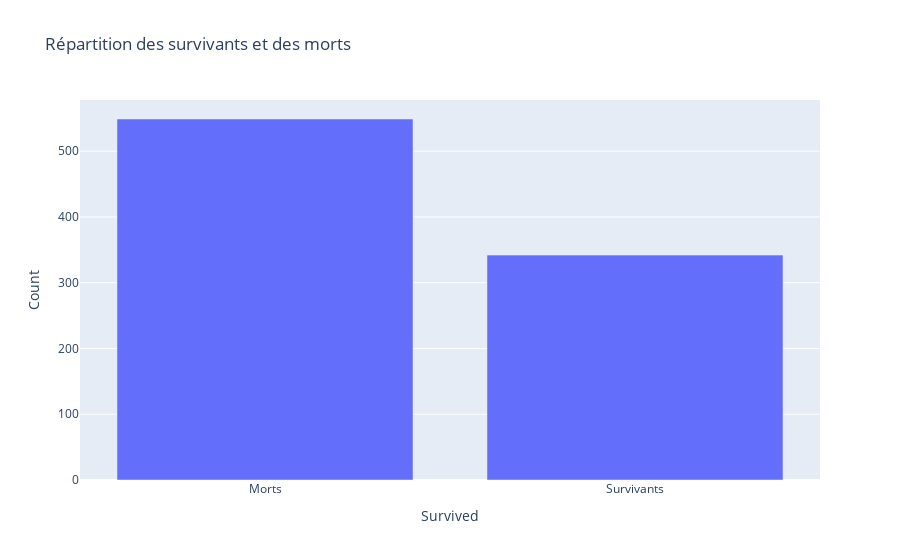

Source (notebook cell):
### Markdown cell above
# Répartition des survivants et des morts

### Code cell
import pandas as pd
import plotly.express as px

df = pd.read_csv(r'/home/fadilatou/Projet-titanic/train.csv')

# Compter le nombre de survivants et de morts
Survi = df['Survived'].value_counts().reset_index()
Survi.columns = ['Survived', 'Count']

Survi['Survived'] = Survi['Survived'].map({0: 'Morts', 1: 'Survivants'})

# Créer le graphique en barres
fig = px.bar(Survi, x='Survived', y='Count', title='Répartition des survivants et des morts')
fig.show()

### Figure 1 — Plotly figure (JSON) as saved in the notebook; plotly's stock layout.template omitted (floating-point values rounded to 4 significant figures)
{"data": [{"hovertemplate": "Survived=%{x}<br>Count=%{y}<extra></extra>", "legendgroup": "", "marker": {"color": "#636efa", "pattern": {"shape": ""}}, "name": "", "orientation": "v", "showlegend": false, "textposition": "auto", "type": "bar", "x": ["Morts", "Survivants"], "xaxis": "x", "y": [549, 342], "yaxis": "y"}], "layout": {"barmode": "relative", "legend": {"tracegroupgap": 0}, "title": {"text": "Répartition des survivants et des morts"}, "xaxis": {"anchor": "y", "domain": [0, 1], "title": {"text": "Survived"}}, "yaxis": {"anchor": "x", "domain": [0, 1], "title": {"text": "Count"}}}}
